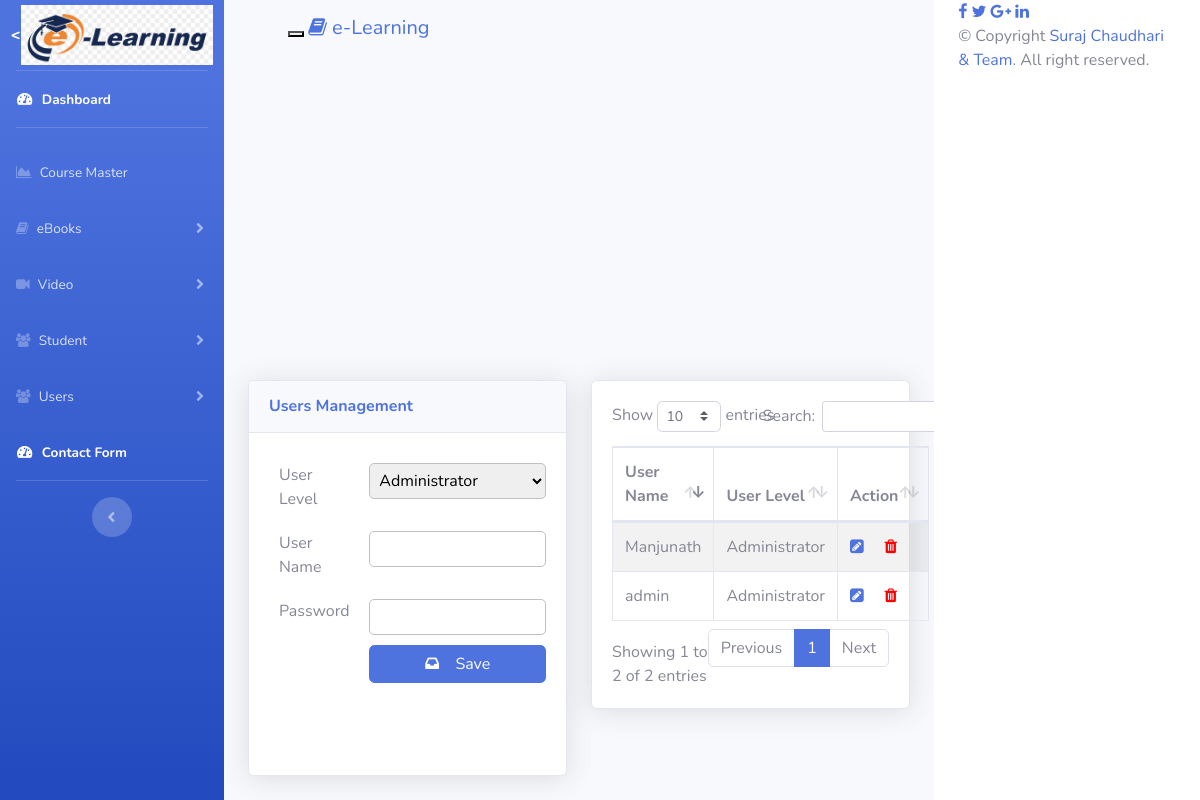
The page /admin/pages/user.php (signed in) on the database its author committed.
### tables this page shows
CREATE TABLE `users` (
  `sno` int(11) NOT NULL,
  `utype` varchar(15) NOT NULL,
  `user` varchar(50) NOT NULL,
  `pass` varchar(50) NOT NULL,
  `cid` varchar(11) NOT NULL,
  `company` varchar(100) NOT NULL
);

### admin/pages/user.php (the view, shortened to what this page needs)
<?php
include("config/database.php");
$company = '';
$pass = '';
$type ='';
if($_SESSION["Company"])
    $company = $_SESSION["Company"];
        ?>
        <?php
$leads = array();
$i_sqlddd = "SELECT * FROM users where company = '".$company."'";
    $i_resultdd = $conn->query($i_sqlddd);
    while($row = $i_resultdd->fetch_assoc()) {
        array_push($leads,$row);
    }
?>
<!DOCTYPE html>
<html lang="en">
<head>
    <link href="vendor/fontawesome-free/css/all.min.css" rel="stylesheet" type="text/css">
    <link rel="stylesheet" href="https://cdnjs.cloudflare.com/ajax/libs/font-awesome/4.7.0/css/font-awesome.min.css">
 <link href="vendor/datatables/dataTables.bootstrap4.min.css" rel="stylesheet">
    <link href="css/sb-admin-2.min.css" rel="stylesheet">
</head>
<body id="page-top">
    <div id="wrapper">
        <?php include('common/sidebar.php'); ?>
        <div id="content-wrapper" class="d-flex flex-column">
            <div id="content">
                    <?php include("common/menu.php"); ?>
                <div class="container-fluid">
                    <div class="row">
                        <div class="col-xl-6 col-lg-6">
                            <form action="" method="POST" style="width:100%">
                            <div class="card shadow mb-4">
                                <div
                                    class="card-header py-3 d-flex flex-row align-items-center justify-content-between">
                                    <h6 class="m-0 font-weight-bold text-primary">Users Management</h6>
                                </div>
                                <div class="card-body">
                                    <div class="row">
                                        <div class="col-xl-12 col-lg-12">
                                            <div class="row">
                                                <div class="col-xl-4 col-lg-4">
                                                    <label for="usr" class="input-lead">User Level</label>
                                                </div>
                                                <div class="col-xl-8 col-lg-8">
                                                    <select name="type" class="input-box" value="<?php echo $type; ?>">
                                                        <option value="Administrator">Administrator</option>
                                                    </select>
                                                </div>
                                            </div>
                                        </div>
                                        <div class="col-xl-12 col-lg-12">
                                            <div class="row">
                                                <div class="col-xl-4 col-lg-4">
                                                    <label for="usr" class="input-lead">User Name</label>
                                                </div>
                                                <div class="col-xl-8 col-lg-8">
                                                    <input class="input-box" name="username" id="ename" value="<?php echo $user; ?>" <?php echo $user?'disabled':''; ?>  >
                                                </div>
                                            </div>
                                        </div>
                                        <div class="col-xl-12 col-lg-12">
                                            <div class="row">
                                                <div class="col-xl-4 col-lg-4">
                                                    <label for="usr" class="input-lead">Password</label>
                                                </div>
                                                <div class="col-xl-8 col-lg-8">
                                                    <input class="input-box" name="password" id="ename" value="<?php echo $pass; ?>" >
                                                </div>
                                            </div>
                                        </div>
                                        <div class="col-xl-12 col-lg-12">
                                            <div class="row">
                                                <div class="col-xl-4 col-lg-4">
                                                </div>
                                                <div class="col-xl-8 col-lg-8">
                                                    <?php
                                                    if(!$user)
                                                    {
                                                        ?>
                                                        <button type="submit" style="width:100%" name="submit" class="btn btn-primary"><i class="fa fa-inbox"></i> &nbsp;&nbsp;&nbsp;Save</button>
                                                        <?php
                                                    } else{
                                                        ?>
                                                        <button type="submit" style="width:100%" name="update" class="btn btn-primary"><i class="fa fa-inbox"></i> &nbsp;&nbsp;&nbsp;Update</button>
                                                        <?php
                                                    }
                                                    ?>
                                                    <br><br><br><br>
                                                </div>
                                            </div>
                                        </div>
                                    </div>
                                </div>
                            </div>
                            </form>
                            </div>
                            <div class="col-xl-6 col-lg-6">
                            <div class="card shadow mb-4">
                                <div class="card-body">
                                    <table id="example" class="table table-striped table-bordered" style="width:100%">
        <thead>
            <tr>
                <th>User Name</th>
                <th>User Level</th>
                <th>Action</th>
            </tr>
        </thead>
        <tbody>
            <?php
              foreach($leads as $lead)
              {
                  ?>
                  <tr>
                    <td><?php echo $lead['user']; ?></td>
                    <td><?php echo $lead['utype']; ?></td>
                    <td>
                        <a href="user.php?type=edit&&id=<?php echo $lead['sno']; ?>"><i class="fa fa-pencil-square"></i></a> &nbsp;&nbsp;&nbsp;
                        <a href="user.php?type=delete&&id=<?php echo $lead['sno']; ?>" style="color: red"><i class="fa fa-trash"></i></a>
                    </td>
                </tr>
                  <?php
              }
             ?>
        </tbody>
    </table>
                                    </div>
                                    </div>
                        </div>
                    </div>
                </div>
            <?php
            include("common/footer.php")
            ?>
</body>
</html>

### admin/pages/user.php (style rules this page uses)
.input-box { margin: 10px 0px; padding: 5px; width: 100%; border:1px solid silver; border-radius: 5px; }
.input-lead { margin: 10px; }

### rows shown on the page
users: user "admin", utype "Administrator"
users: user "Manjunath", utype "Administrator"
